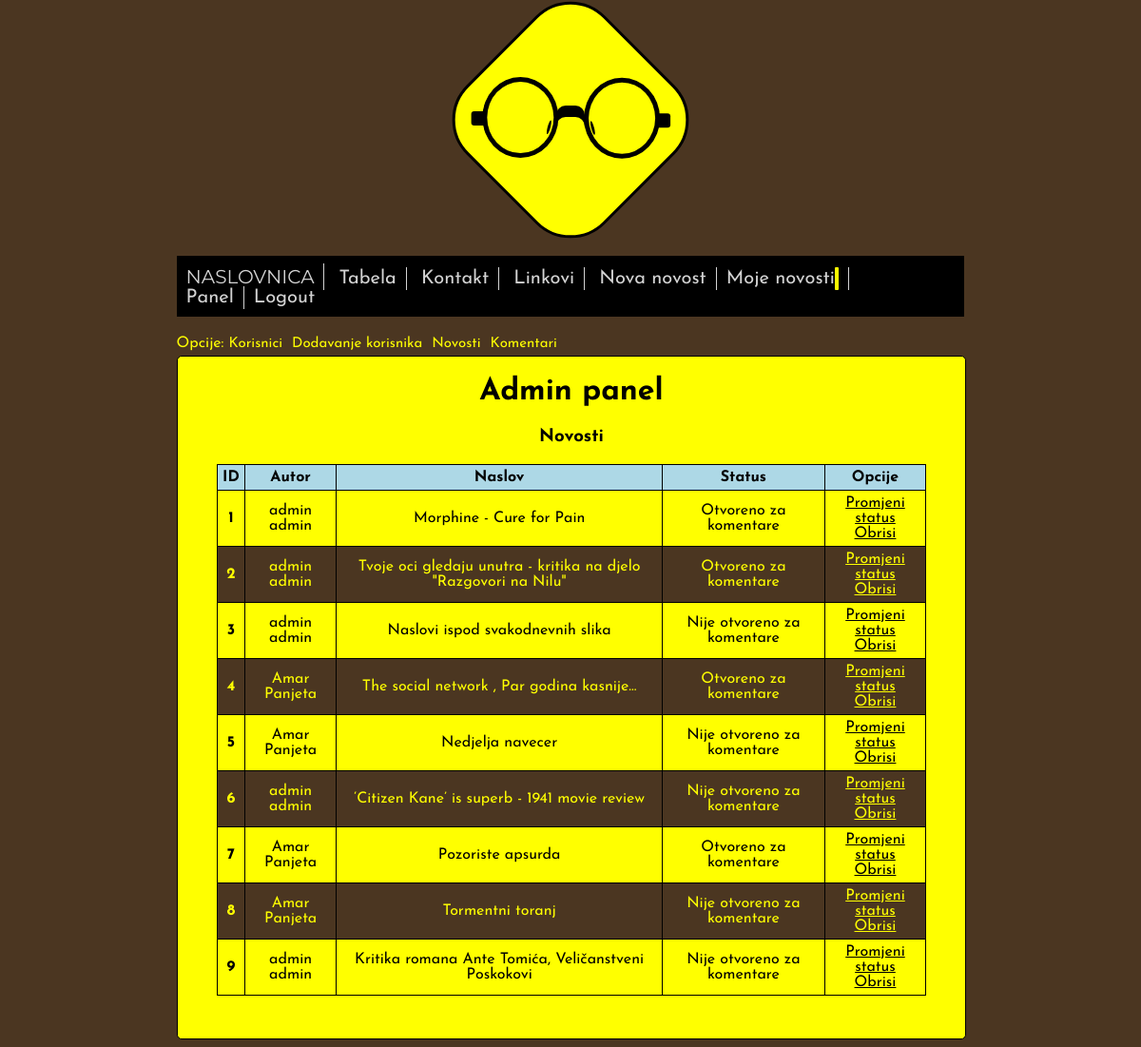
Page /panelnovosti.php (signed in) on the committed database.
### tables this page shows
CREATE TABLE IF NOT EXISTS `novost` (
  `id` int(11) NOT NULL AUTO_INCREMENT,
  `autorid` int(11) NOT NULL,
  `naslov` varchar(100) NOT NULL,
  `url` varchar(255) NOT NULL,
  `tekst` text NOT NULL,
  `komentari` tinyint(1) NOT NULL,
  `datum` datetime NOT NULL,
  PRIMARY KEY (`id`),
  KEY `fk_novost_korisnik_idx` (`autorid`)
);

CREATE TABLE IF NOT EXISTS `korisnik` (
  `id` int(11) NOT NULL AUTO_INCREMENT,
  `username` varchar(45) NOT NULL,
  `password` varchar(45) NOT NULL,
  `admin` tinyint(1) NOT NULL,
  `imeprezime` varchar(255) NOT NULL,
  `datumrodjenja` varchar(45) NOT NULL,
  PRIMARY KEY (`id`)
);

### panelnovosti.php (the view, shortened to what this page needs)
<html>
  <head>
    <link rel="stylesheet" type="text/css" href="stil.css">
    <link rel="stylesheet" href="logo2.css" media="screen" title="no title">
  </head>
  <body>
    <div class="baza">
      <div class="most">
        <div class="most1">
        </div>
      </div>
      <div class="okvir desno">
      </div>
      <div class="okvir lijevo">
      </div>
      <div class="rub" id="lijevi-rub">
      </div>
      <div class="rub" id="desni-rub">
      </div>
      <div class="gumica" id="lijeva-gumica">
      </div>
      <div class="gumica" id="desna-gumica">
      </div>
    </div>
    <div class="stranica">
        <div class="navpozicija">
          <nav class="navigacija">
            <a href="index.php">NASLOVNICA</a>
            <a href="tabela.php">Tabela</a>
            <a href="kontakt.php">Kontakt</a>
            <a href="linkovi.php">Linkovi</a>
            <?php
              if(isset($_SESSION['user'])){
                print '<a href="dodavanje.php">Nova novost</a>';
                print '<a href="mojenovosti.php">Moje novosti <span id="broj-novosti"></span></a>';
                if($_SESSION['admin']==1) print '<a href="panel.php">Panel</a>';
                else print '<a href="promjenasifre.php">Promjena sifre</a>';
                print '<a href="login.php?action=logout">Logout</a>';
              }
              else{
                print '<a href="login.php">Login</a>';
              }
             ?>
          </nav>
        </div>
        <div class="filter-stranice">
          <span>Opcije:</span>
          <ul>
            <li><a href="panel.php">Korisnici</a></li>
            <li><a href="novikorisnik.php">Dodavanje korisnika</a></li>
            <li><a href="panelnovosti.php">Novosti</a></li>
            <li><a href="panelkomentari.php">Komentari</a></li>
          </ul>
        </div>
      <div class="glavni-citav autovisina">
        <h1>Admin panel</h1>
        <h3>Novosti </h3>
        <?php
          print "<table>";
          print "<tr>";
          print "<th>ID</th>";
          print "<th>Autor</th>";
          print "<th>Naslov</th>";
          print "<th>Status</th>";
          print "<th>Opcije</th>";
          print "</tr>";
          $veza = new PDO("mysql:dbname=spirala4;host=localhost;charset=utf8", "spirala4", "spirala4");
          $veza->exec("set names utf8");
          $rezultat = $veza ->query("SELECT id, autorid, naslov, komentari from novost");
          foreach ($rezultat as $novost) {
            print "<tr>";
            print "<td>".$novost['id']."</td>";
            $autorupit = $veza ->query("SELECT id,imeprezime from korisnik where id=".$novost['autorid']);
            $autor = $autorupit -> fetch();
            print "<td>".$autor['imeprezime']."</td>";
            print "<td>".$novost['naslov']."</td>";
            if($novost['komentari']==1) print "<td>Otvoreno za komentare</td>";
            else print "<td>Nije otvoreno za komentare</td>";
            print "<td><a href='panelnovosti.php?promjenistatus=".$novost['id']."'>Promjeni status </a><BR><a href='panelnovosti.php?obrisi=".$novost['id']."'>Obrisi</a></td>";
            print "</tr>";
          }
          print "</table>";
         ?>
      </div>
    </div>
  </body>
</html>

### stil.css (style rules this page uses)
body { background-color: #4B3621; font-family: 'Josefin Sans', sans-serif; }
.stranica { margin-left: 15%; width: 70%; }
.navpozicija { position: relative; margin: auto; }
.navigacija { overflow: visible; width: 100%; padding-top: 10px; padding-bottom: 10px; margin: 40px 0px; margin-top: 40px; margin-bottom: 15px; box-sizing: border-box; background-color: black; }
.navigacija>a { box-sizing: border-box; text-decoration: none; font-family: 'Josefin Sans', sans-serif; color: lightgray; font-size: 20px; border-right: 1px solid lightgray; padding:2px 10px; overflow: hidden; width: 125%; }
.navigacija>a:first-child { font-family: 'Montserrat', sans-serif; }
.navigacija>a:last-child { border-right: none; }
.glavni-citav { background-color: yellow; width: 100%; height: 500px; border-radius: 5px; border: 1px solid black; }
.glavni-citav>h1,.glavni-citav>h3 { text-align: center; }
table { width: 90%; border-collapse: collapse; margin: auto; }
table, th, td { border: 1px solid black; }
table { margin-bottom: 45px; }
th, td { text-align: center; vertical-align: middle; padding: 5px; }
th { background-color: lightblue; }
tr:nth-child(odd) { background-color: #4B3621; color: yellow; }
tr:first-child { color: black; }
td:first-child { font-weight: bold; }
tr a { color: inherit; }
.autovisina { height: auto; }
.filter-stranice span { color: yellow; }
.filter-stranice ul { padding-left: 0px; margin-top: 5px; margin-bottom: 5px; display: inline-block; }
.filter-stranice li { display: inline-block; font-size: 15px; margin-right: 5px; color: yellow; }
.filter-stranice a { color: yellow; text-decoration: none; }
#broj-novosti { background: yellow none repeat scroll 0% 0%; color: black; padding: 2px; border-radius: 1px; }

### logo2.css (style rules this page uses)
.baza { background-color: yellow; border: 3px solid black; height: 200px; width: 200px; margin: auto; -ms-transform: rotate(30deg); -webkit-transform: rotate(20deg); -moz-transform: rotate(20deg); transform: rotate(45deg); border-radius: 25%; margin-top: 23px; }
.most { position: absolute; background-color: black; height: 30px; width: 30px; margin-left: 85px; margin-top: 85px; transform: rotate(-45deg); border-radius: 33%; }
.most1 { position: absolute; background-color: yellow; height: 30px; width: 30px; margin-top: 12px; border-radius: 33%; }
.okvir { position: absolute; background-color: transparent; height: 75px; width: 70px; border: 5px solid black; border-radius: 50%; z-index: 1; transform: rotate(-45deg); }
.desno { margin-left: 97px; margin-top: 18px; }
.lijevo { margin-left: 21px; margin-top: 93px; }
.rub { position: absolute; background-color: black; height: 15px; width: 15px; border-radius: 3px; transform: rotate(-45deg); }
.gumica { position: absolute; background-color: black; height: 15px; width: 3px; border-radius: 50%; }
#lijevi-rub { margin-top: 24px; margin-left: 162px; }
#desni-rub { margin-top: 160px; margin-left: 23px; }
#lijeva-gumica { margin-top: 82px; margin-left: 121px; transform: rotate(-60deg); }
#desna-gumica { margin-top: 114px; margin-left: 88px; transform: rotate(-30deg); }

### rows in the picture
novost: id "1", autorid.imeprezime "admin admin", naslov "Morphine - Cure for Pain", komentari "Otvoreno za komentare"
novost: id "2", autorid.imeprezime "admin admin", naslov "Tvoje oci gledaju unutra - kritika na djelo \"Razgovori na Nilu\"", komentari "Otvoreno za komentare"
novost: id "3", autorid.imeprezime "admin admin", naslov "Naslovi ispod svakodnevnih slika", komentari "Nije otvoreno za komentare"
novost: id "4", autorid.imeprezime "Amar Panjeta", naslov "The social network , Par godina kasnije...", komentari "Otvoreno za komentare"
novost: id "5", autorid.imeprezime "Amar Panjeta", naslov "Nedjelja navecer", komentari "Nije otvoreno za komentare"
novost: id "6", autorid.imeprezime "admin admin", naslov "‘Citizen Kane’ is superb - 1941 movie review", komentari "Nije otvoreno za komentare"
novost: id "7", autorid.imeprezime "Amar Panjeta", naslov "Pozoriste apsurda", komentari "Otvoreno za komentare"
novost: id "8", autorid.imeprezime "Amar Panjeta", naslov "Tormentni toranj", komentari "Nije otvoreno za komentare"
novost: id "9", autorid.imeprezime "admin admin", naslov "Kritika romana Ante Tomića, Veličanstveni Poskokovi", komentari "Nije otvoreno za komentare"
